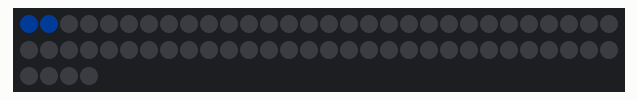
Bench run of a sketch on a simulated Arduino Uno, built with avr-gcc and run on an emulated ATmega328P. On the bench: 64 RGB LEDs in strip order, left to right, continuing on the next row. Dim RGB values are drawn brighter than linear.

Above: at 0.46 s.
At 3.17 s:
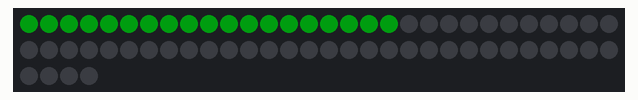
At 5.88 s:
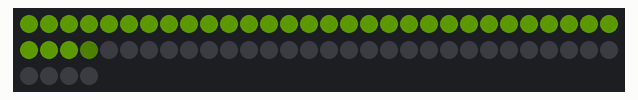
At 12.99 s:
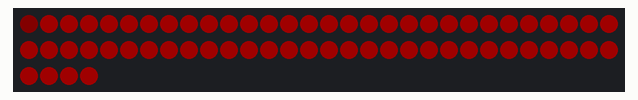
At 20.43 s:
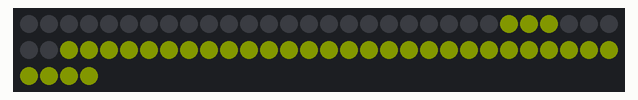
At 39.63 s:
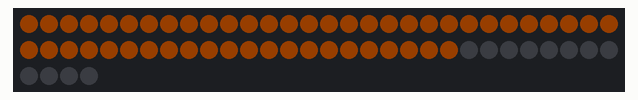

The sketch:

FILLMATRIX.ino
```cpp
#include <FastLED.h>

#define LED_PIN 12
#define NUM_LEDS 64
#define BRIGHTNESS 32
#define LED_TYPE WS2812

int state, i, h;
int step = 5;  // Скорость анимации изменяется через размер шага.

CRGB leds[NUM_LEDS];

void setup() {
  FastLED.addLeds<LED_TYPE, LED_PIN, GRB>(leds, NUM_LEDS);
  FastLED.setBrightness(BRIGHTNESS);
  FastLED.show();
  Serial.begin(9600);
}

int reverse(int r) {
  if ((r / 8) % 2 == 0) {
    return r;
  }
  r = 8 * (r / 8 + 1) - (r % 8) - 1;
  return r;
}

void loop() {
  if (state <= 64 * 255) {
    for (state = 0; state <= 64 * 255; state += step) {
      h = map(state, 0, 64 * 255, 152, 0);
      if (state / 255 >= 1) {
        for (i = 1; i <= state / 255; i++) {
          leds[reverse(i - 1)] = CHSV(h, 255, 255);
        }
      }
      leds[reverse(state / 255)] = CHSV(h, 255, state % 255);
      FastLED.delay(2);
    }
  } else {
    for (state = 64 * 255; state >= 0; state -= step) {
      h = map(state, 64 * 255, 2 * 64 * 255, 0, 152);
      if ((64 * 255 - state) / 255 >= 1) {
        for (i = 64; i >= (64 * 255 - state) / 255; i--) {
          leds[reverse(i - 1)] = CHSV(255 - h, 255, 255);
        }
        for (i = 1; i <= (64 * 255 - state) / 255; i++) {
          leds[reverse(i - 1)] = CHSV(255 - h, 255, 0);
        }
      }
      leds[reverse((64 * 255 - state) / 255)] = CHSV(255 - h, 255, 255 - ((64 * 255 - state) % 255));
      FastLED.delay(2);
    }
    //leds[56] = CHSV(h, 255, 0);  // КОСТЫЛЬ, последний светодиод(линия светодиода перевёрнута) не гаснет полностью, принуждаем его. // КОСТЫЛЬ решён(прозапас код сохранён).
  }
}
```
